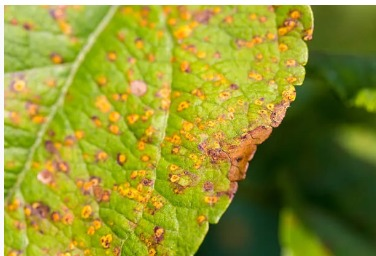
#> input picture WhatsApp Image 2026-08-08 at 9.46.35 AM.jpeg, 376 x 256 px
$ python -i preprocessing.py   (imports and definitions only)
#> lines starting #> are read from the running program, lines starting #| are printed output that depends on the picture
import io
import cv2
import numpy as np
from PIL import Image, ImageOps

def decode_image(image_bytes: bytes) -> np.ndarray:
    image = Image.open(io.BytesIO(image_bytes))
    image = ImageOps.exif_transpose(image)
    image = image.convert("RGB")
    return np.array(image)

def preprocess_image(image: np.ndarray) -> np.ndarray:
    image = cv2.resize(image, (640, 640))
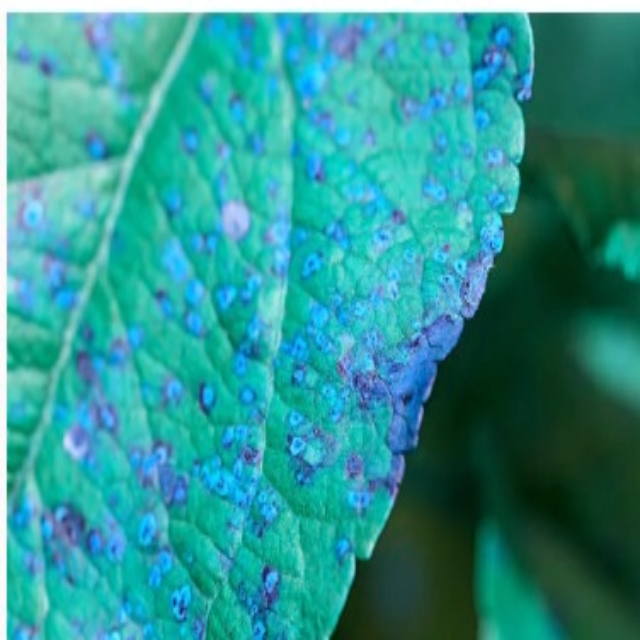
#> image: shape (640, 640, 3); mean of channels 0, 1, 2 145.1, 147.5, 44.8; drawn as B, G, R
    lab = cv2.cvtColor(image, cv2.COLOR_RGB2LAB)
#> lab: shape (640, 640, 3); mean of channels 0, 1, 2 149.7, 114.7, 176.6
    l, a, b = cv2.split(lab)
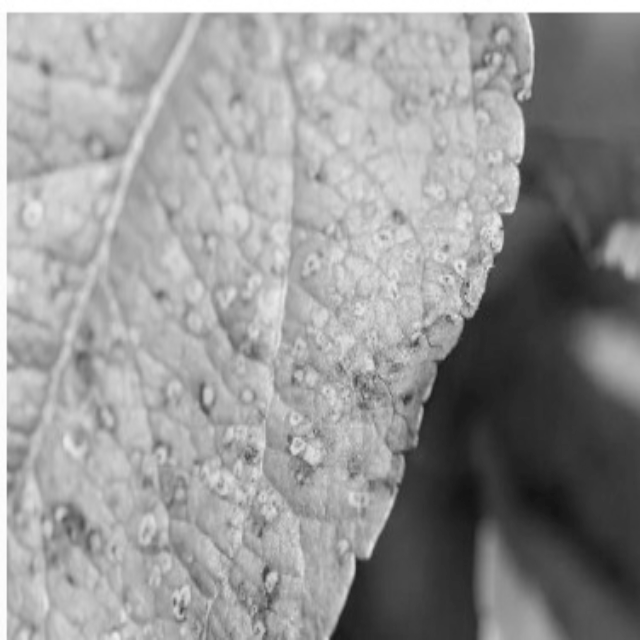
#> l: shape (640, 640); min 19, max 255, mean 149.7
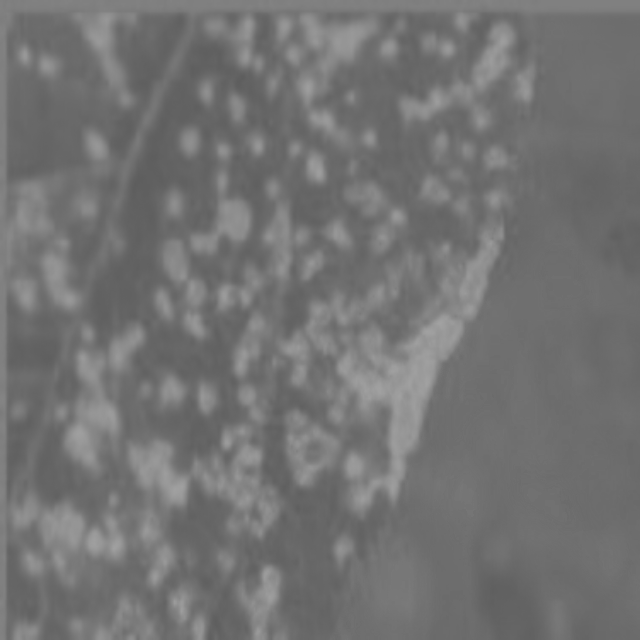
#> a: shape (640, 640); min 93, max 162, mean 114.7
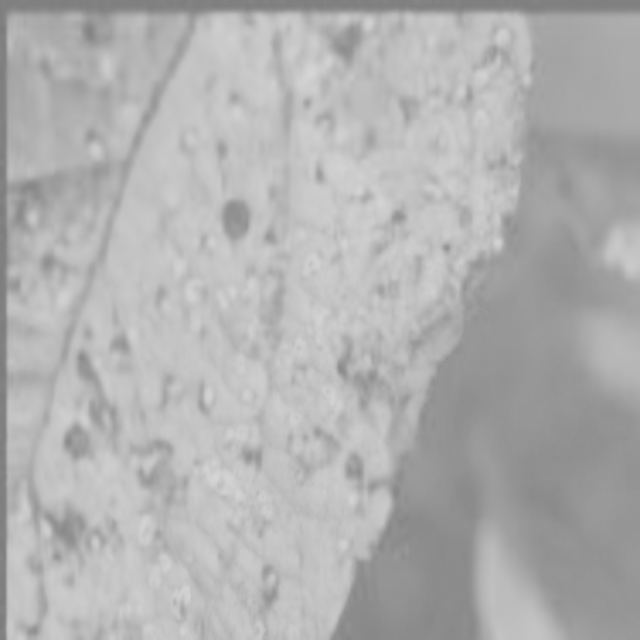
#> b: shape (640, 640); min 124, max 214, mean 176.6
    clahe = cv2.createCLAHE(clipLimit=2.0, tileGridSize=(8, 8))
    cl = clahe.apply(l)
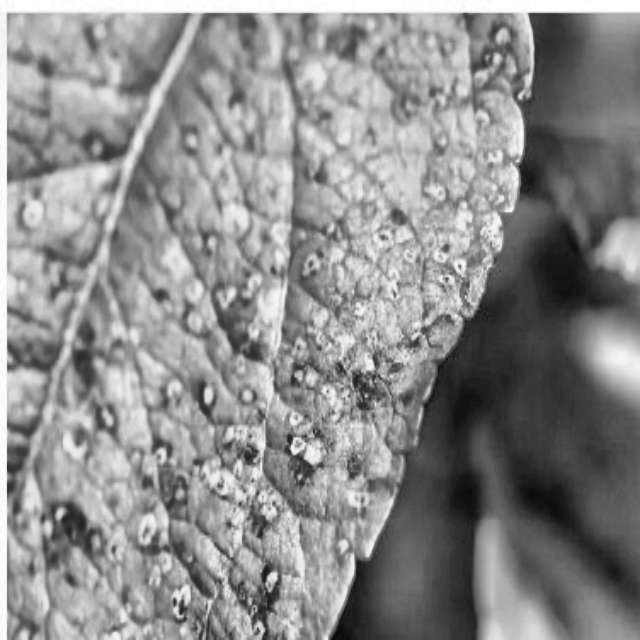
#> cl: shape (640, 640); min 10, max 255, mean 139.7
    limg = cv2.merge((cl, a, b))
#> limg: shape (640, 640, 3); mean of channels 0, 1, 2 139.7, 114.7, 176.6
    image = cv2.cvtColor(limg, cv2.COLOR_LAB2RGB)
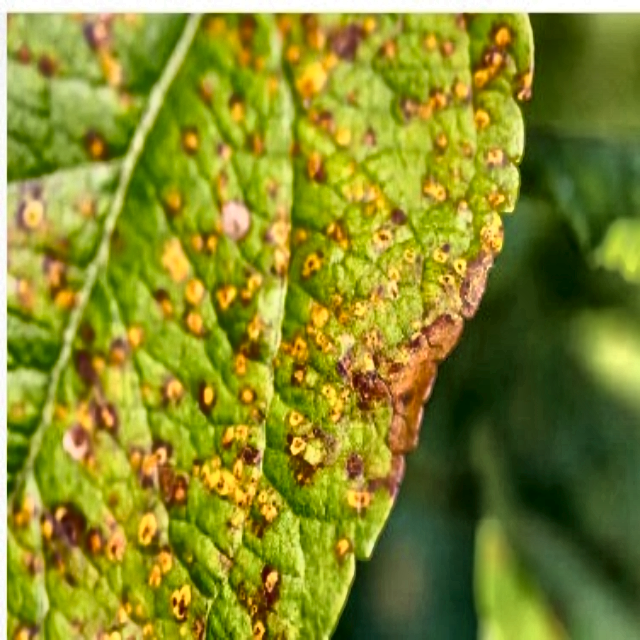
#> image: shape (640, 640, 3); mean R, G, B 133.6, 137.5, 40
    return image

>>> import cv2
>>> picture = cv2.cvtColor(cv2.imread('../../WhatsApp Image 2026-08-08 at 9.46.35 AM.jpeg'), cv2.COLOR_BGR2RGB)
>>> result = preprocess_image(picture)
